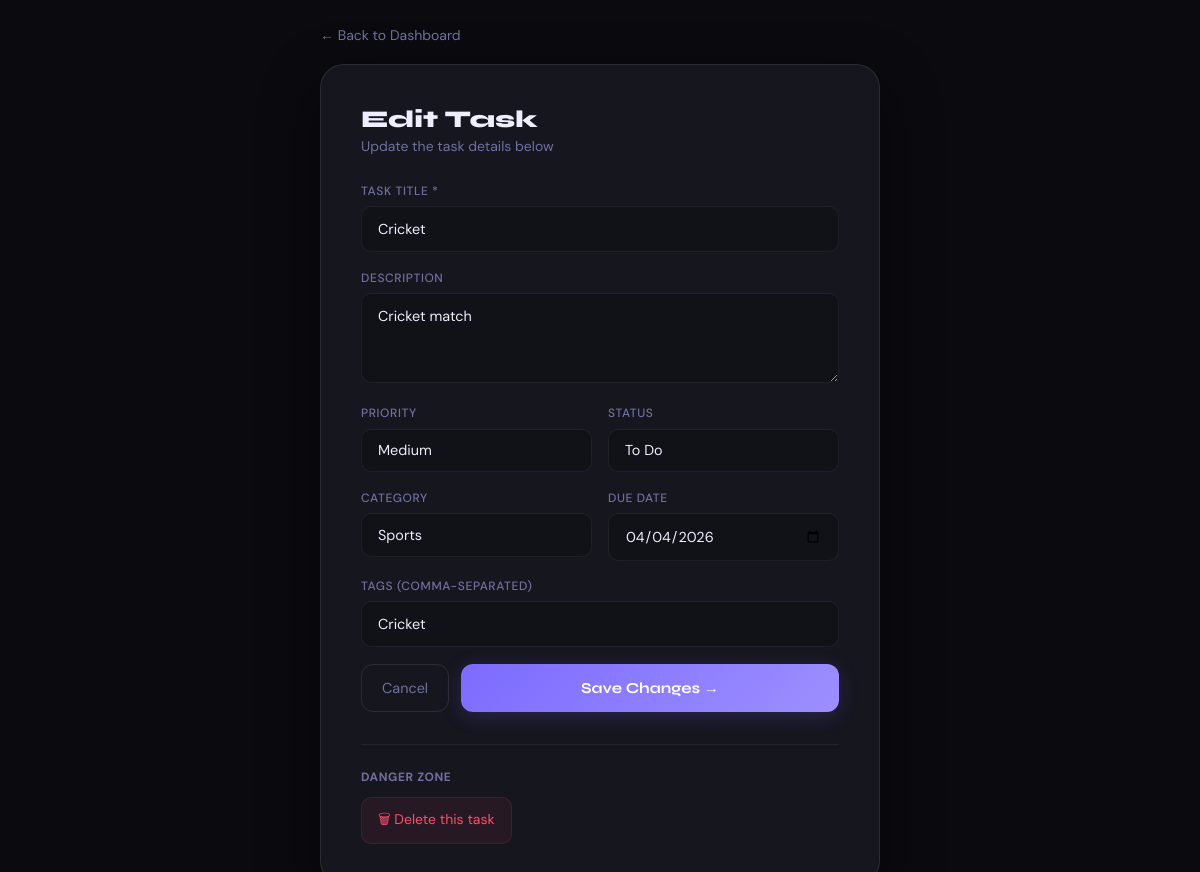
The app's page /task/edit/5/ (signed in) with its own data.
### todo/models.py (models this page shows, shortened)
class Task(models.Model):
    PRIORITY_CHOICES = [
        ('low', 'Low'),
        ('medium', 'Medium'),
        ('high', 'High'),
        ('critical', 'Critical'),
    ]
    STATUS_CHOICES = [
        ('todo', 'To Do'),
        ('in_progress', 'In Progress'),
        ('review', 'In Review'),
        ('done', 'Done'),
    ]
    title = models.CharField(max_length=300)
    description = models.TextField(blank=True, null=True)
    user = models.ForeignKey(User, on_delete=models.CASCADE, related_name='tasks')
    category = models.ForeignKey(Category, on_delete=models.SET_NULL, null=True, blank=True, related_name='tasks')
    priority = models.CharField(max_length=10, choices=PRIORITY_CHOICES, default='medium')
    status = models.CharField(max_length=20, choices=STATUS_CHOICES, default='todo')
    due_date = models.DateField(null=True, blank=True)
    completed = models.BooleanField(default=False)
    completed_at = models.DateTimeField(null=True, blank=True)
    created_at = models.DateTimeField(auto_now_add=True)
    updated_at = models.DateTimeField(auto_now=True)
    is_pinned = models.BooleanField(default=False)
    tags = models.CharField(max_length=500, blank=True, null=True, help_text="Comma-separated tags")
    class Meta:
        ordering = ['-is_pinned', '-created_at']

class Category(models.Model):
    name = models.CharField(max_length=100)
    color = models.CharField(max_length=7, default='#6366f1')  # hex color
    icon = models.CharField(max_length=50, default='folder')
    user = models.ForeignKey(User, on_delete=models.CASCADE, related_name='categories')
    created_at = models.DateTimeField(auto_now_add=True)
    class Meta:
        verbose_name_plural = 'Categories'
        ordering = ['name']

### todo/views.py (the view, shortened to what this page needs)
# urls.py: path('task/edit/<int:task_id>/', views.edit_task, name='edit_task'),
@login_required
def edit_task(request, task_id):
    task = get_object_or_404(Task, id=task_id, user=request.user)
    categories = Category.objects.filter(user=request.user)
    return render(request, 'todo/edit_task.html', {'task': task, 'categories': categories})

### todo/templates/todo/edit_task.html (shortened to what this page needs)
<!DOCTYPE html>
<html lang="en">
<head>
</head>
<body>
  <div class="container">
    <a href="{% url 'dashboard' %}" class="back-link">← Back to Dashboard</a>
    <div class="card">
      <h1>Edit Task</h1>
      <p>Update the task details below</p>
      <form method="POST">
        <div class="fg">
          <label>Task Title *</label>
          <input type="text" name="title" value="{{ task.title }}" required/>
        </div>
        <div class="fg">
          <label>Description</label>
          <textarea name="description">{{ task.description }}</textarea>
        </div>
        <div class="frow">
          <div class="fg">
            <label>Priority</label>
            <select name="priority">
              <option value="medium" {% if task.priority == 'medium' %}selected{% endif %}>Medium</option>
            </select>
          </div>
          <div class="fg">
            <label>Status</label>
            <select name="status">
              <option value="todo" {% if task.status == 'todo' %}selected{% endif %}>To Do</option>
            </select>
          </div>
        </div>
        <div class="frow">
          <div class="fg">
            <label>Category</label>
            <select name="category">
              {% for cat in categories %}
              <option value="{{ cat.id }}" {% if task.category and task.category.id == cat.id %}selected{% endif %}>{{ cat.name }}</option>
              {% endfor %}
            </select>
          </div>
          <div class="fg">
            <label>Due Date</label>
            <input type="date" name="due_date" value="{{ task.due_date|date:'Y-m-d' }}"/>
          </div>
        </div>
        <div class="fg">
          <label>Tags (comma-separated)</label>
          <input type="text" name="tags" value="{{ task.tags }}" placeholder="django, backend, api"/>
        </div>
        <div class="actions">
          <a href="{% url 'dashboard' %}" class="btn-back">Cancel</a>
          <button type="submit" class="btn-save">Save Changes →</button>
        </div>
      </form>
      <div class="danger">
        <h3>Danger Zone</h3>
        <a href="{% url 'delete_task' task.id %}" class="btn-del" onclick="return confirm('Delete this task permanently?')">
          🗑 Delete this task
        </a>
      </div>
    </div>
  </div>
</body>
</html>

### todo/templates/todo/edit_task.html (style rules this page uses)
*,*::before,*::after { box-sizing:border-box;margin:0;padding:0 }
:root { --bg:#0a0a0f;--surface:#111118;--card:#16161f;--border:#ffffff0f;--border2:#ffffff18;--accent:#7c6bff;--accent2:#5fffd4;--text:#eeeeff;--muted:#7070a0;--danger:#ff4d6d }
html,body { min-height:100%;background:var(--bg);color:var(--text);font-family:'DM Sans',sans-serif }
body { display:flex;align-items:center;justify-content:center;min-height:100vh;padding:1.5rem 1rem }
.container { width:100%;max-width:560px }
.back-link { display:inline-flex;align-items:center;gap:.5rem;color:var(--muted);font-size:.875rem;text-decoration:none;margin-bottom:1.25rem;transition:color .15s }
.card { background:var(--card);border:1px solid var(--border2);border-radius:24px;padding:clamp(1.5rem,5vw,2.5rem);box-shadow:0 20px 60px #00000066 }
.card h1 { font-family:'Syne',sans-serif;font-size:clamp(1.2rem,4vw,1.5rem);font-weight:800;margin-bottom:.2rem }
.card p { color:var(--muted);font-size:.875rem;margin-bottom:1.75rem }
.frow { display:grid;grid-template-columns:1fr 1fr;gap:1rem }
.fg { margin-bottom:1.1rem }
label { display:block;font-size:.75rem;font-weight:500;color:var(--muted);text-transform:uppercase;letter-spacing:.05em;margin-bottom:.45rem }
input,select,textarea { width:100%;background:var(--surface);border:1px solid var(--border);border-radius:10px;padding:.8rem 1rem;color:var(--text);font-family:'DM Sans',sans-serif;font-size:clamp(0.85rem,3vw,0.9rem);outline:none;transition:border-color .2s,box-shadow .2s;-webkit-appearance:none }
input::placeholder,textarea::placeholder { color:var(--muted) }
textarea { resize:vertical;min-height:90px }
.actions { display:flex;gap:.75rem;margin-top:.5rem;flex-wrap:wrap }
.btn-save { flex:1;min-width:120px;padding:.875rem;background:linear-gradient(135deg,var(--accent),#9d8fff);border:none;border-radius:12px;color:#fff;font-family:'Syne',sans-serif;font-weight:700;font-size:.95rem;cursor:pointer;box-shadow:0 4px 20px #7c6bff33;transition:all .15s;-webkit-tap-highlight-color:transparent }
.btn-back { padding:.875rem 1.25rem;background:none;border:1px solid var(--border2);border-radius:12px;color:var(--muted);font-size:.9rem;text-decoration:none;display:flex;align-items:center;transition:all .15s;white-space:nowrap }
.danger { margin-top:2rem;padding-top:1.5rem;border-top:1px solid var(--border) }
.danger h3 { font-size:.75rem;text-transform:uppercase;letter-spacing:.05em;color:var(--muted);margin-bottom:.75rem }
.btn-del { display:inline-flex;align-items:center;gap:.5rem;padding:.65rem 1rem;background:#ff4d6d12;border:1px solid #ff4d6d22;border-radius:10px;color:var(--danger);font-size:.875rem;cursor:pointer;transition:all .15s;text-decoration:none;-webkit-tap-highlight-color:transparent }

### records on screen
Task: title "Cricket", description "Cricket match", priority "Medium", status "To Do", category "Sports", due_date "04/04/2026", tags "Cricket"
